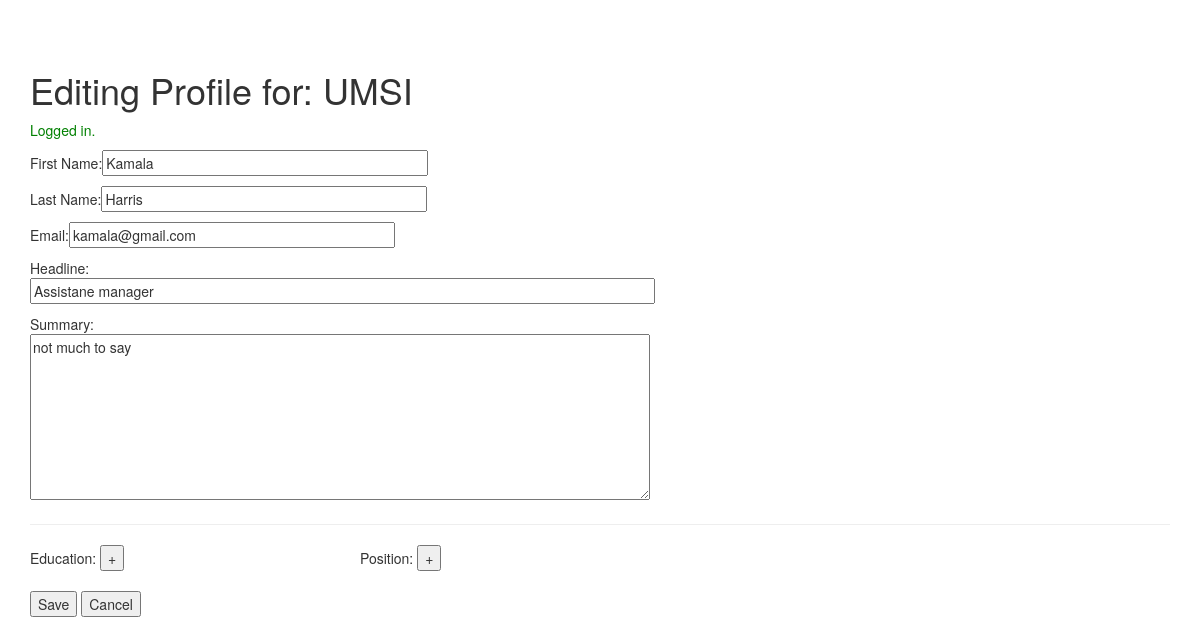
Screenshot of /edit.php?profile_id=55 (signed in) with the database file from the repository.
### tables this page shows
CREATE TABLE `profile` (
  `profile_id` int(11) NOT NULL,
  `user_id` int(11) NOT NULL,
  `first_name` text,
  `last_name` text,
  `email` text,
  `headline` text,
  `summary` text
);

### edit.php (the view, shortened to what this page needs)
<?php
require_once "pdo.php";
require_once "util.php";
$stmt = $pdo->prepare("SELECT * FROM profile where profile_id = :xyz ");
$stmt->execute(array(":xyz" => $_REQUEST['profile_id']));
$row = $stmt->fetch(PDO::FETCH_ASSOC);
$fn = htmlentities($row['first_name']);
$ln = htmlentities($row['last_name']);
$em = htmlentities($row['email']);
$hd = htmlentities($row['headline']);
$sm = htmlentities($row['summary']);
?>
<!DOCTYPE html>
<html>
  <head>
	<?php require_once "bootstrap.php"; ?>
  </head>
  <body>
    <div class="container">
<h1>Editing Profile for: <?= htmlentities($_SESSION["name"]); ?></h1>
<form name="myForm" method="post">
<p>First Name:<input type="text" name="first_name" size="40" value="<?= $fn ?>"/></p>
<p>Last Name:<input type="text" name="last_name" size="40" value="<?= $ln ?>"/></p>
<p>Email:<input type="text" name="email" size="40" value="<?= $em ?>"/></p>
<p>Headline:<br/><input type="text" name="headline" size="80" value="<?= $hd ?>"/></p>
<p>Summary:<br/><textarea name="summary" rows="8" cols="80"><?= $sm ?></textarea></p>
		<hr />
		Education: <input type="submit" id="addEdu" value="+">
		&emsp;&emsp;&emsp;&emsp;&emsp;&emsp;&emsp;&emsp;
		&emsp;&emsp;&emsp;&emsp;&emsp;&emsp;&emsp;&emsp;
		Position: <input type="submit" id="addPos" value="+">
		<br />
		<div id="edu_fields" style="padding: 5px; ; width: 45%; display: inline-block;">
		</div>
		<div id="position_fields" style="padding: 5px; width: 45%; display: inline-block; vertical-align: top">
		</div>
<br />
<input type="submit" value="Save" >
<input type="submit" name="cancel" value="Cancel">
</form>
    </div>
  </body>
</html>

### starter-template.css (style rules this page uses)
body { padding-top: 50px; }

### rows the page displays
profile: first_name "Kamala", last_name "Harris", email "kamala@gmail.com", headline "Assistane manager", summary "not much to say"

### other values shown
$_SESSION["name"] "UMSI"
$_SESSION["success"] "Logged in."
